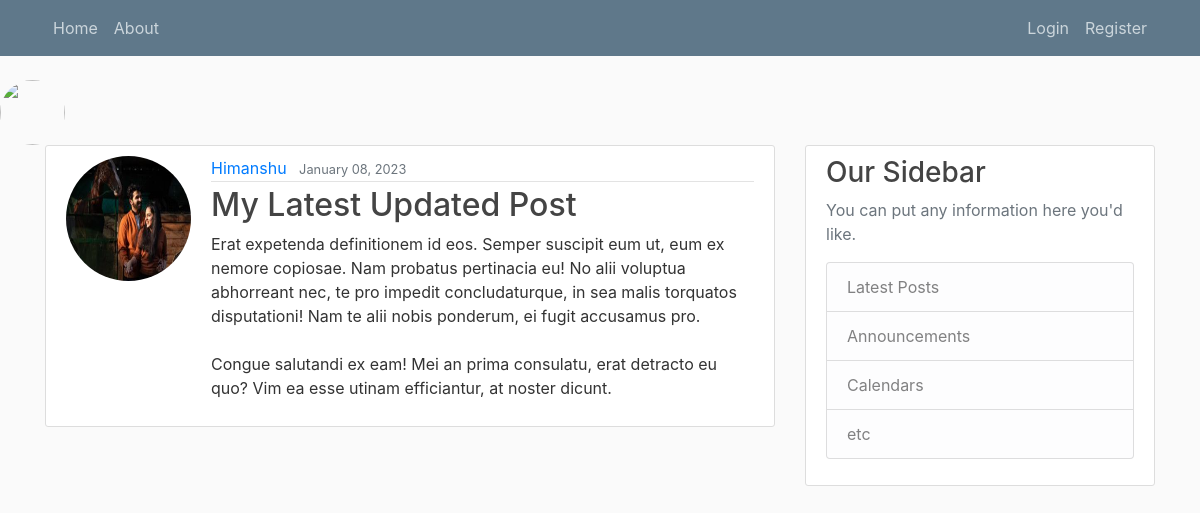
The page /post/33/ on the database its author committed.
### blog/models.py (models this page shows, shortened)
class Post(models.Model):
    title = models.CharField(max_length=100)
    content = models.TextField()
    date_posted = models.DateTimeField(default=timezone.now)
    author = models.ForeignKey(User, on_delete=models.CASCADE)

### users/models.py (models this page shows, shortened)
class Profile(models.Model):
    user = models.OneToOneField(User, on_delete=models.CASCADE)
    image = models.ImageField(default='default.jpg', upload_to='profile_pics')

### blog/views.py (the view)
# urls.py: path('post/<int:pk>/', PostDetailView.as_view(), name='post-detail'),
class PostDetailView(DetailView):
    model = Post

### blog/templates/blog/post_detail.html (shortened to what this page needs)
{%   extends "blog/base.html"   %}
{%   block content   %}
    <article class="media content-section">
        <img class="rounded-circle account-img" src="{{ object.author.profile.image.url }}">
        <div class="media-body">
        <div class="article-metadata">
            <a class="mr-2" href="{% url 'user-posts' object.author.username %}">{{ object.author }}</a>
            <small class="text-muted">{{ object.date_posted|date:"F d, Y" }}</small>
        </div>
        <h2 class="article-title" >{{ object.title }}</h2>
        <p class="article-content">{{ object.content }}</p>
        </div>
    </article>
{%  endblock content    %}

### blog/static/blog/main.css (style rules this page uses)
body { background: #fafafa; color: #333333; margin-top: 5rem; }
h1, h2, h3, h4, h5, h6 { color: #444444; }
.content-section { background: #ffffff; padding: 10px 20px; border: 1px solid #dddddd; border-radius: 3px; margin-bottom: 20px; }
.article-title { color: #444444; }
.article-content { white-space: pre-line; }
.article-metadata { padding-bottom: 1px; margin-bottom: 4px; border-bottom: 1px solid #e3e3e3 }
.account-img { height: 125px; width: 125px; margin-right: 20px; margin-bottom: 16px; }

### rows shown on the page
Post: author.profile.image (picture), author "Himanshu", date_posted "January 08, 2023", title "My Latest Updated Post", content "Erat expetenda definitionem id eos. Semper suscipit eum ut, eum ex nemore copiosae. Nam probatus pertinacia eu! No alii voluptua abhorreant nec, te pro impedit concludaturque, in sea malis torquatos disputationi! Nam te alii nobis ponderum, ei fugit accusamus pro. Congue salutandi ex eam! Mei an prima consulatu, erat detracto eu quo? Vim ea esse utinam efficiantur, at noster dicunt."
